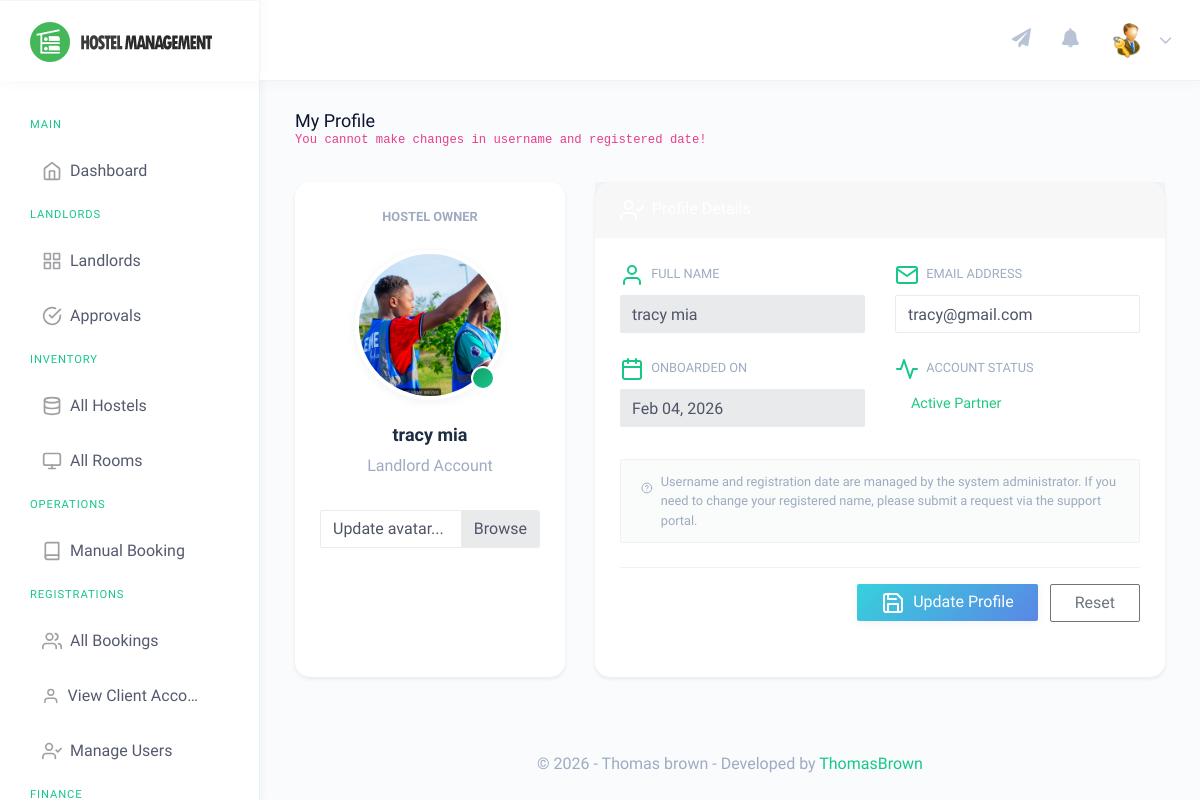
The app's page /landlord/profile.php (signed in) with its own data.
### tables this page shows
CREATE TABLE `users` (
  `id` int(11) NOT NULL,
  `tenant_id` int(11) DEFAULT NULL,
  `email` varchar(255) NOT NULL,
  `password` varchar(255) NOT NULL,
  `role` enum('admin','landlord','client','caretaker') NOT NULL,
  `full_name` varchar(255) NOT NULL,
  `first_name` varchar(255) DEFAULT NULL,
  `middle_name` varchar(255) DEFAULT NULL,
  `last_name` varchar(255) DEFAULT NULL,
  `gender` varchar(50) DEFAULT NULL,
  `contact_no` varchar(50) DEFAULT NULL,
  `profile_pic` varchar(255) DEFAULT NULL,
  `id_no` varchar(50) DEFAULT NULL,
  `status` enum('active','suspended') DEFAULT 'active',
  `created_at` timestamp NOT NULL DEFAULT current_timestamp(),
  `original_id` int(11) DEFAULT NULL,
  `original_table` varchar(50) DEFAULT NULL,
  `assigned_hostel_id` int(11) DEFAULT NULL
);

### landlord/profile.php (the view, shortened to what this page needs)
<?php
    include('../includes/check-login.php');
?>
<!DOCTYPE html>
<html dir="ltr" lang="en">
<head>
    <link href="../assets/extra-libs/c3/c3.min.css" rel="stylesheet">
    <link href="https://cdn.jsdelivr.net/npm/chartist@0.11.4/dist/chartist.min.css" rel="stylesheet">
     <link href="../assets/extra-libs/datatables.net-bs4/css/dataTables.bootstrap4.css" rel="stylesheet">
    <link href="../dist/css/style.min.css" rel="stylesheet">
    <link href="../assets/css/custom-gradients.css" rel="stylesheet">
</head>
<body>
    <div id="main-wrapper" data-theme="light" data-layout="vertical" data-navbarbg="skin6" data-sidebartype="full"
        data-sidebar-position="fixed" data-header-position="fixed" data-boxed-layout="full">
        <header class="topbar" data-navbarbg="skin6">
            <?php include 'includes/navigation.php'?>
        </header>
        <aside class="left-sidebar" data-sidebarbg="skin6">
            <div class="scroll-sidebar" data-sidebarbg="skin6">
            </div>
        </aside>
        <div class="page-wrapper">
            <div class="page-breadcrumb">
                <div class="row">
                    <div class="col-7 align-self-center">
                    <h4 class="page-title text-truncate text-dark font-weight-medium mb-1">My Profile</h4>
                        <div class="d-flex align-items-center">
                            <h6 class="card-subtitle"><code>You cannot make changes in username and registered date!</code> </h6>
                        </div>
                    </div>
                </div>
            </div>
            <div class="container-fluid">
                <form method="POST" enctype="multipart/form-data">
                    <div class="row">
                        <?php
                        $aid=$_SESSION['id'];
                        $ret="SELECT * from users where id=?";
                        $stmt= $mysqli->prepare($ret) ;
                        $stmt->bind_param('i',$aid);
                        $stmt->execute();
                        $res=$stmt->get_result();
                        if($res->num_rows == 0) {
                            $ret="SELECT * from admin where id=?";
                            $stmt= $mysqli->prepare($ret) ;
                            $stmt->bind_param('i',$aid);
                            $stmt->execute();
                            $res=$stmt->get_result();
                            if($res->num_rows > 0) {
                                while($row=$res->fetch_object()) {
                                    $row->full_name = $row->username;
                                    $row->created_at = $row->reg_date;
                                    render_professional_profile($row);
                                }
                            } else {
                                echo '<div class="col-12"><div class="alert alert-danger">Profile not found. Please re-login.</div></div>';
                            }
                        } else {
                            while($row=$res->fetch_object()) {
                                render_professional_profile($row);
                            }
                        }
                        function render_professional_profile($row) {
                        ?>
                        <div class="col-lg-4 col-md-5">
                            <div class="card h-100 shadow-sm border-0">
                                <div class="card-body text-center">
                                    <p class="text-muted small text-uppercase font-weight-bold mb-4">Hostel Owner</p>
                                    <div class="mb-4">
                                        <?php
                                        $pic = $row->profile_pic ? "../uploads/profiles/" . $row->profile_pic : "../assets/images/users/user-icn.png";
                                        ?>
                                        <div class="position-relative d-inline-block">
                                            <img src="<?php echo $pic; ?>" alt="user" class="rounded-circle shadow-sm" width="150" height="150" style="object-fit: cover; border: 4px solid #fff;">
                                            <span class="badge badge-primary position-absolute" style="bottom: 10px; right: 10px; border: 2px solid #fff; border-radius: 50%; width: 24px; height: 24px; display: flex; align-items: center; justify-content: center;">
                                            </span>
                                        </div>
                                    </div>
                                    <h4 class="font-weight-bold text-dark mt-2"><?php echo htmlentities($row->full_name); ?></h4>
                                    <p class="text-muted mb-4">Landlord Account</p>
                                    <div class="custom-file mt-2">
                                        <label class="custom-file-label text-left" for="profile_pic">Update avatar...</label>
                                    </div>
                                </div>
                            </div>
                        </div>
                        <div class="col-lg-8 col-md-7">
                            <div class="card h-100 shadow-sm border-0">
                                <div class="card-header bg-gradient-info py-3">
                                    <h5 class="mb-0 text-white"><i data-feather="user-check" class="feather-sm mr-2"></i>Profile Details</h5>
                                </div>
                                <div class="card-body">
                                    <div class="row">
                                        <div class="col-md-6 mb-4">
                                            <label class="text-muted font-weight-medium small text-uppercase mb-2 d-block"><i data-feather="user" class="feather-xs mr-1 text-primary"></i> Full Name</label>
                                            <input type="text" value="<?php echo htmlentities($row->full_name); ?>" disabled class="form-control bg-light border-0">
                                        </div>
                                        <div class="col-md-6 mb-4">
                                            <label class="text-muted font-weight-medium small text-uppercase mb-2 d-block"><i data-feather="mail" class="feather-xs mr-1 text-primary"></i> Email Address</label>
                                            <input type="email" class="form-control" name="emailid" id="emailid" value="<?php echo htmlentities($row->email); ?>" required>
                                        </div>
                                        <div class="col-md-6 mb-4">
                                            <label class="text-muted font-weight-medium small text-uppercase mb-2 d-block"><i data-feather="calendar" class="feather-xs mr-1 text-primary"></i> Onboarded On</label>
                                            <input type="text" class="form-control bg-light border-0" value="<?php echo date('M d, Y', strtotime($row->created_at)); ?>" disabled>
                                        </div>
                                        <div class="col-md-6 mb-4">
                                            <label class="text-muted font-weight-medium small text-uppercase mb-2 d-block"><i data-feather="activity" class="feather-xs mr-1 text-primary"></i> Account Status</label>
                                            <span class="badge badge-light-success text-success px-3 py-2 d-block text-left" style="font-size: 0.9rem;">
                                                Active Partner
                                            </span>
                                        </div>
                                    </div>
                                    <div class="alert alert-light border shadow-none mb-0 mt-2">
                                        <div class="d-flex align-items-start">
                                            <i data-feather="help-circle" class="text-muted mr-2 mt-1 feather-sm"></i>
                                            <p class="mb-0 small text-muted">Username and registration date are managed by the system administrator. If you need to change your registered name, please submit a request via the support portal.</p>
                                        </div>
                                    </div>
                                    <div class="mt-4 pt-3 border-top text-right">
                                        <button type="submit" name="update" class="btn btn-info px-4 shadow-sm">
                                            <i data-feather="save" class="feather-sm mr-2"></i>Update Profile
                                        </button>
                                        <button type="reset" class="btn btn-outline-secondary px-4 ml-2">Reset</button>
                                    </div>
                                </div>
                            </div>
                        </div>
                        <?php } ?>
                    </div>
                 </form>
            </div>
            <?php include 'includes/footer.php' ?>
        </div>
    </div>
</body>
</html>

### assets/css/custom-gradients.css (style rules this page uses)
:root { --gradient-primary: linear-gradient(135deg, #129d6b 0%, #17c788 100%); --gradient-success: linear-gradient(135deg, #00b09b 0%, #96c93d 100%); --gradient-danger: linear-gradient(135deg, #ff5f6d 0%, #ffc371 100%); --gradient-warning: linear-gradient(135deg, #f7b733 0%, #fc4a1a 100%); --gradient-info: linear-gradient(135deg, #36D1DC 0%, #5B86E5 100%); --gradient-brand-1: linear-gradient(135deg, #0d7f55 0%, #129d6b 100%); --gradient-brand-2: linear-gradient(135deg, #129d6b 0%, #17c788 100%); --gradient-brand-3: linear-gradient(135deg, #17c788 0%, #1ee09e 100%); --gradient-brand-4: linear-gradient(135deg, #1ee09e 0%, #46f5b9 100%); --sidebar-gradient: linear-gradient(180deg, #0d1432 0%, #162040 100%); --shadow-sm: 0 2px 4px rgba(0, 0, 0, 0.05); --shadow-md: 0 4px 12px rgba(0, 0, 0, 0.1); --shadow-lg: 0 8px 24px rgba(0, 0, 0, 0.15); }
body { font-family: 'Muli', sans-serif !important; }
h1, h2, h3, h4, h5, h6, .page-title, .card-title, .sidebar-nav .nav-small-cap { font-family: 'Comfortaa', cursive !important; }
.btn-info, .bg-info, .btn-info:focus { background: var(--gradient-info) !important; border: none !important; color: white !important; }
.btn { transition: all 0.3s cubic-bezier(0.4, 0, 0.2, 1) !important; }
.left-sidebar { background: #ffffff !important; border-right: 1px solid rgba(23, 199, 136, 0.15) !important; box-shadow: 2px 0 8px rgba(13, 20, 50, 0.04); }
.scroll-sidebar { background: #ffffff !important; }
.card { border: none !important; border-radius: 15px !important; box-shadow: 0 0.125rem 0.25rem rgba(0, 0, 0, 0.075) !important; transition: all 0.3s cubic-bezier(0.4, 0, 0.2, 1); }
.topbar { background: #fff !important; box-shadow: 0 2px 15px rgba(0, 0, 0, 0.03) !important; }
.badge { padding: 5px 10px; font-weight: 500; border-radius: 6px; }
.badge-primary { background: var(--gradient-primary) !important; color: white !important; }
.page-title { color: #0d1432 !important; }
.text-primary { color: #17c788 !important; }

### records on screen
users: profile_pic (picture), full_name "tracy mia", emailid "tracy@gmail.com", created_at "Feb 04, 2026"
